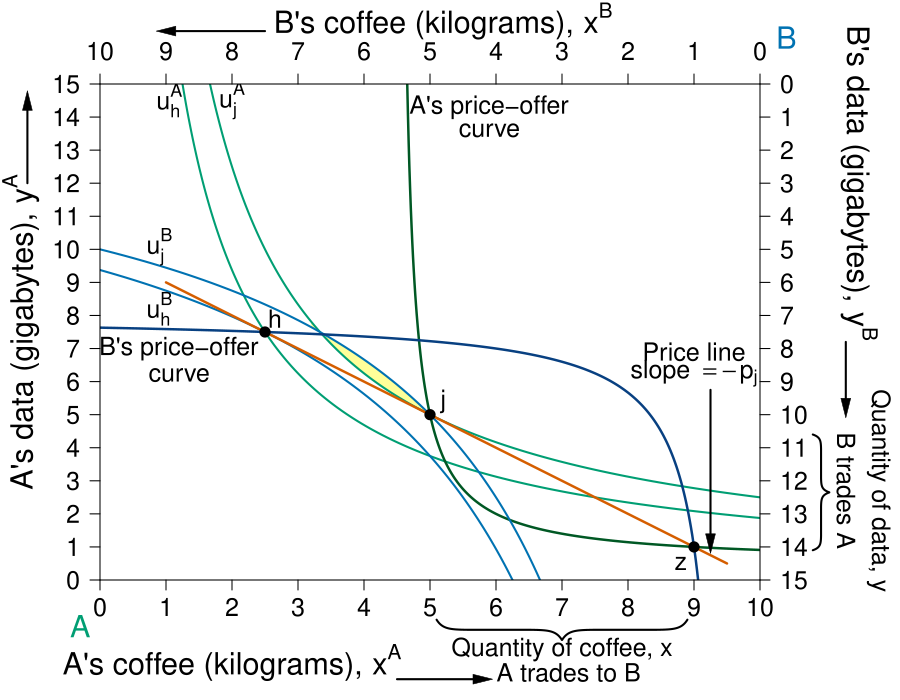

Source code (R):
#' Graph Designer: Simon Halliday, Scott Cohn
#' Authors: Bowles and Halliday
#' Title: Coordination, Conflict and Competition: A Text in Microeconomics

library("shape")

pdf(file = "what_can_markets_do/property_walras_baseline_pec.pdf", width = 9, height = 7)

# Set parameters for graphics
axislabelsize <- 1.8
labelsize <- 1.5
namesize <- 1.8
annotatesize <- 1.5
graphlinewidth <- 2
segmentlinewidth <- 1.5

COL <- c("#7fc97f", "#beaed4", "#fdc086", "#ffff99", "#386cb0", "#f0027f", "#bf5b17", "#666666")
COLA <- c("#e0f3db", "#99d8c9","#66c2a4","#41ae76", "#238b45", "#005824")
COLB <- c("#c6dbef", "#4eb3d3", "#2b8cbe", "#0868ac","#084081")
COLC <- c("#fcfbfd", "#efedf5", "#dadaeb", "#bcbddc", "#9e9ac8", "#807dba", "#6a51a3", "#54278f", "#3f007d")
grays <- gray.colors(25, start = 1, end = 0, alpha = 1)
CBCols <- c("#009E73","#0072B2","#E69F00","#CC79A7", "#F0E442")


uA <- function(xA, yA, alpha = 0.5){
  ((xA)^alpha)*((yA)^(1 - alpha))
}

uB <- function(xA, yA, alpha = 0.5){
  ((10-xA)^alpha)*((15-yA)^(1 - alpha))
}

indiffcurveA1 <- function(x, U = 4, A = 1, a = 0.5) {
  ((((U-2)/A)*(1/x)^a)^(1/(1-a)))
}

indiffcurveA2 <- function(x, U = 4, A = 1, a = 0.5) {
  (((U/A)*(1/x)^a)^(1/(1-a)))
}

indiffcurveA3 <- function(x, U = 5.715476, A = 1, a = 0.5) {
  (((U/A)*(1/x)^a)^(1/(1 - a)))
}

indiffcurveA4 <- function(x, U = 6.984164, A = 1, a = 0.5) {
  ((((U)/A)*(1/x)^a)^(1/(1 - a)))
}

paretoEC <- function(x) {
  (3/2)*x
}

OfferCurveA <- function(x) {
  # x/(x  - 4)
  x / (2*x - 9)
}

PriceLine <- function(x, intercept = 10, slope = 1) {
  intercept - slope*x 
}

mrsplot <- function(x) {
  (13/2)*(x/(9 - x)^2)
  
}

OfferCurveB <- function(x) {
  #15 - (14/2)*(10 - x)/(9 - x)
  (145 - 16*x) / (19 - 2*x)
}

WalrasPrice <- function(x) {
  14 - (3/2)*x
}

#Deriving the offer curves: let py = 1
#wA = 8px + 2py = 8px + 2; Demand: x = w/2px => x = 4 + 1/px => px = 1/(x - 4)
#Offer curve is y = px*x => (1/(x-4))*x = x/(x-4) defined for x neq 4
#wA = 2px + 13py = 2px + 13; Demand: x = w/2px => x = 1 + 13/2px => px = 13/2(x - 1)
#B's Offer curve is y = px*x => (13/2)(1/(x-1))*x = (13/2)(x/(x-1)
#Therefore in terms of yA and xA:
#15 - y = (13/2)*(10 - x)/(10 - x - 1)
#Therefore y = 15 - (13/2)*(10-x)/(9 - x) defined for x neq 9
#The tangency of the indifference curve and the offer curve gives mrsplot
#Where mrsplot equals that offer curve, we get x = (3/17)*(51 - sqrt(221)) = 6.376576; 
#So y = 6.022321; therefore u = (6.376576^0.5)*(6.022321^0.5)

indiffcurveBneg1 <- function(x, U = 5.09, A = 1, a = 0.5) {
  15 - (((U/A)*(1/(10 - x))^a)^(1/(1-a)))
}

indiffcurveBneg2 <- function(x, U = 6.531973, A = 1, a = 0.5) {
  15 - (((U/A)*(1/(10 - x))^a)^(1/(1-a)))
}

#Aisha happens to have found 8 apples and 2 oranges, 
#and Betty happens to have found 2 apples and 13 oranges. 
#Aisha's utility (8^0.5)*(2^0.5) = 4
#Betty's utility (2^0.5)*(13^0.5) = 5.09



par(mar =  c(4, 4.4, 4, 4))
xlims <- c(0, 10)
ylims <- c(0, 15)
xlims2 <- c(10, 0)
ylims2 <- c(15, 0)

plot(0, 0, xlim = xlims, ylim = ylims, type = "n",
     xlab = "",
     ylab = "", 
     xaxt = "n", 
     yaxt = "n", 
     cex.lab = axislabelsize, 
     bty = "n",
     xaxs = "i", 
     yaxs = "i")

text(0.5*xlims[2], -1.3, expression(paste("A's coffee (kg), ", x^A)), xpd = TRUE, cex = axislabelsize) 
text(-0.95, 0.5*ylims[2], expression(paste("A's data (gb), ", y^A)), xpd = TRUE, cex = axislabelsize, srt = 90) 



npts <- 500 
npts2 <- 501

#I need something like xx1 with npts for 
xpoly1 <- seq(from = 3.2, to = 5, length.out = 501)
ypoly1 <- indiffcurveA2(xpoly1, U = uA(5, 5))
ypoly2 <- indiffcurveBneg1(xpoly1, U = uB(5, 5))
polygon(x = c(xpoly1, rev(xpoly1)), y = c(ypoly1, rev(ypoly2)), col=COL[4], density=NULL, border = NA)


#Specify the sequences of points for graphing. 
xx1 <- seq(xlims[1], xlims[2], length.out = npts)
yy1 <- indiffcurveA2(xx1, U = 4, A = 1, a = 0.5)
yy2 <- indiffcurveA2(xx1)

#I need something like xx1 with npts for 
xx2 <- seq(4.5, xlims[2], length.out = npts)
xx3 <- seq(xlims[1], 9.1, length.out = npts)
xx4 <- seq(1, 9.5, length.out = npts)

#Draw the lines for the graphs

lines(xx1, indiffcurveA2(xx1, U = uA(5, 5)), col = CBCols[1], lwd = graphlinewidth)
lines(xx1, indiffcurveA2(xx1, U = uA(2.5, 7.5)), col = CBCols[1], lwd = graphlinewidth)
# 
lines(xx2, OfferCurveA(xx2), col = COLA[6], lwd = graphlinewidth)
# 
# 
lines(xx1, indiffcurveBneg1(xx1, U = uB(2.5, 7.5)), col = CBCols[2], lwd = graphlinewidth)
lines(xx1, indiffcurveBneg1(xx1, U = uB(5, 5)), col = CBCols[2], lwd = graphlinewidth)
# 
# 
lines(xx4, PriceLine(xx4, intercept = 10, slope = 1), col = COL[8], lwd = graphlinewidth)
# 
lines(xx3, OfferCurveB(xx3), col = COLB[5], lwd = graphlinewidth)

#lines(xx1, paretoEC(xx1), col = COL[2], lwd = graphlinewidth)

#Customize ticks and labels for the plot
ticksy <- seq(from = 0, to = 15, by = 1)
ylabels <- seq(from = 0, to = 15, by = 1)
ticksx <- seq(from = 0, to = 10, by = 1)
xlabels <- seq(from = 0, to = 10, by = 1)
axis(1, at = ticksx, pos = 0, labels = xlabels, cex.axis = labelsize)
axis(2, at = ticksy, pos = 0, labels = ylabels, las = 0, gap.axis = -1, cex.axis = labelsize)

#Add arrows:
Arrows(-0.9, 10.5, -0.9, 14, col = "black", lty = 1, lwd = 2, arr.type = "triangle", arr.lwd = 0.5, xpd = TRUE)
Arrows(6.6, -1.4, 9, -1.4, col = "black", lty = 1, lwd = 2, arr.type = "triangle", arr.lwd = 0.5, xpd = TRUE)

# arrows(-0.9, 10.5, -0.9, 14, xpd = TRUE, length = 0.1, angle = 40, lwd = 3)
# arrows(6.6, -1.4, 9, -1.4, xpd = TRUE, length = 0.1, angle = 40, lwd = 3)


# #Annotation of the three graphs and the NE
text(1.05, 14.5, expression(u[h]^A), cex = labelsize)
text(2, 14.5, expression(u[j]^A), cex = labelsize)

points(2.5, 7.5, pch = 16, col = "black", cex = 1.5)
text(2.65, 7.9, expression(h), cex = labelsize)

points(5, 5, pch = 16, col = "black", cex = 1.5)
text(5.2, 5.25, expression(j), cex = labelsize)

text(9, 6.9, expression("Price line"), cex = labelsize)
text(9, 6.25, expression(paste("slope ", phantom() == -p[j])), cex = labelsize)
Arrows(9.25, 5.75, 9.25, 1.1, col = "black", lty = 1, lwd = 2, arr.type = "triangle", arr.lwd = 0.5)

#Arrows(1, 6.3, 1, 7.2, col = "black", lty = 1, lwd = 2, arr.type = "triangle", arr.lwd = 0.5)
text(1.2, 7, expression("B's price-offer"), cex = annotatesize)
text(1.2, 6.2, expression("curve"), cex = annotatesize)

text(5.9, 14.3, expression("A's price-offer"), cex = annotatesize)
text(5.9, 13.6, expression("curve"), cex = annotatesize)

# text(8.5, 10.4, expression("Pareto-efficient"), cex = annotatesize)
# text(8.5, 9.7, expression("curve"), cex = annotatesize)

text(-0.3, -1.4, expression("A"), xpd = TRUE, cex = namesize, col = CBCols[1])
text(10.4, 16.4, expression("B"), xpd = TRUE, cex = namesize, col = CBCols[2])


#Set up second axes and labels
par(new = TRUE)

#Use the same x and ylims as previously, but with locations switched
xlims2 <- c(10, 0)
ylims2 <- c(15, 0)

#Leave the ylab and xlab blank to ensure no axes titles
plot(0, 0, xlim = xlims2, ylim = ylims2, type = "n",
     xlab = expression(paste("")),
     ylab = expression(paste("")),
     xaxt = "n", 
     yaxt = "n", 
     cex.lab = 1.3, 
     bty = "n",
     xaxs = "i", 
     yaxs = "i")

#Set up axes at sides 3 and 4 (top and right)
axis(side = 3, at = ticksx, pos = 0, labels = xlabels, cex.axis = labelsize)
axis(side = 4, at = ticksy, pos = 0, labels = ylabels, las = 0, gap.axis = -1,  cex.axis = labelsize)
text(4.8, -1.7, expression(paste("B's coffee (kg), ", x^B)), xpd = TRUE, cex = axislabelsize) 
text(-0.8, 7, expression(paste("B's data (gb), ", y^B)), xpd = TRUE, cex = axislabelsize, srt = 270) 

#Add arrows:
Arrows(-0.7, 10, -0.7, 14, col = "black", lty = 1, lwd = 2, arr.type = "triangle", arr.lwd = 0.5, xpd = TRUE)
Arrows(6.6, -1.6, 9, -1.6, col = "black", lty = 1, lwd = 2, arr.type = "triangle", arr.lwd = 0.5, xpd = TRUE)

# arrows(-0.7, 10, -0.7, 14, xpd = TRUE, length = 0.1, angle = 40, lwd = 3)
# arrows(6.6, -1.6, 9, -1.6, xpd = TRUE, length = 0.1, angle = 40, lwd = 3)


#Functions for B's indifference curves
indiffcurveB1 <- function(x, U = 5.09, A = 1, a = 0.5) {
  ((((U-2)/A)*(1/x)^a)^(1/(1-a)))
}

indiffcurveB2 <- function(x, U = 5.09, A = 1, a = 0.5) {
  (((U/A)*(1/x)^a)^(1/(1-a)))
}

indiffcurveB3 <- function(x, U = 5.703502, A = 1, a = 0.5) {
  ((((U)/A)*(1/x)^a)^(1/(1-a)))
}

indiffcurveB4 <- function(x, U = 8.244574, A = 1, a = 0.5) {
  ((((U)/A)*(1/x)^a)^(1/(1-a)))
}



#Label B's indifference curves
text(9.1, 4.925, expression(u[j]^B), cex = labelsize)
text(9.1, 6.8, expression(u[h]^B), cex = labelsize)


#Add a point for the initial endowment
points(1, 14, pch = 16, col = "black", cex = 1.5)
text(1.2, 14.5, expression(z), cex = labelsize)




#Label a point on the middle of the curve
#points(5, 7.5, pch = 16, col = "black", cex = 1.5)
#text(5, 7, expression(i))

#(5^0.5)*(7.5^0.5) = 6.123724

#Add point for comparison to participation constraint
#points(6.2, 1.55, pch = 16, col = "black", cex = 1.5)
#text(6.1, 1.2, expression(d))


#Calculate TIOLI power allocation for B
#mrs(x,y) => pareto efficient curve is (3/2)x = y
#A's initital utility is 4 = u(8,2) = (8^0.5)*(2^0.5)
#Therefore substitute in the contract curve u_e^A = 4 = (x^A)^(0.5)(3/2*x^A)^0.5
# => x^A = 4/((3/2)^0.5) = 3.27 => x^B = 6.73
# => y^A = 3/2(x^A) = 4.9 => y^B = 10.1

#Add point g for B's TIOLI power
# points(6.73, 10.1, pch = 16, col = "black", cex = 1.5)
# text(6.73, 10.6, expression(g))

#Calculate TIOLI power allocation for A
#mrs(x,y) => pareto efficient curve is (3/2)x = y
#A's initital utility is 4 = u(8,2) = (8^0.5)*(2^0.5)
#Therefore substitute in the contract curve u_e^A = 4 = (x^A)^(0.5)(3/2*x^A)^0.5
# => x^B = 5.09/((3/2)^0.5) = 4.16 => x^A = 5.84
# => y^B = 3/2(x^B) = 6.23 => y^A = 8.77 
#=> u^A = (5.84^0.5)*(8.77^0.5) = 7.156591
#Add point f for A's TIOLI power
# points(4.16, 6.23, pch = 16, col = "black", cex = 1.5)
# text(4.16, 5.8, expression(f))



dev.off()
